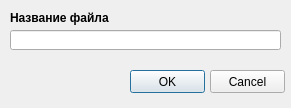
<?xml version="1.0" encoding="UTF-8"?>
<ui version="4.0">
 <class>NewFileDialog</class>
 <widget class="QDialog" name="NewFileDialog">
  <property name="windowModality">
   <enum>Qt::ApplicationModal</enum>
  </property>
  <property name="geometry">
   <rect>
    <x>0</x>
    <y>0</y>
    <width>291</width>
    <height>108</height>
   </rect>
  </property>
  <property name="minimumSize">
   <size>
    <width>291</width>
    <height>108</height>
   </size>
  </property>
  <property name="maximumSize">
   <size>
    <width>291</width>
    <height>108</height>
   </size>
  </property>
  <property name="windowTitle">
   <string>Название нового файла</string>
  </property>
  <widget class="QLineEdit" name="lineEdit">
   <property name="geometry">
    <rect>
     <x>10</x>
     <y>30</y>
     <width>271</width>
     <height>20</height>
    </rect>
   </property>
  </widget>
  <widget class="QLabel" name="label">
   <property name="geometry">
    <rect>
     <x>10</x>
     <y>10</y>
     <width>101</width>
     <height>16</height>
    </rect>
   </property>
   <property name="font">
    <font>
     <pointsize>9</pointsize>
     <weight>75</weight>
     <bold>true</bold>
    </font>
   </property>
   <property name="text">
    <string>Название файла</string>
   </property>
  </widget>
  <widget class="QPushButton" name="okButton">
   <property name="geometry">
    <rect>
     <x>130</x>
     <y>70</y>
     <width>75</width>
     <height>23</height>
    </rect>
   </property>
   <property name="text">
    <string>OK</string>
   </property>
  </widget>
  <widget class="QPushButton" name="cancelButton">
   <property name="geometry">
    <rect>
     <x>210</x>
     <y>70</y>
     <width>75</width>
     <height>23</height>
    </rect>
   </property>
   <property name="text">
    <string>Cancel</string>
   </property>
  </widget>
 </widget>
 <resources/>
 <connections>
  <connection>
   <sender>okButton</sender>
   <signal>clicked()</signal>
   <receiver>NewFileDialog</receiver>
   <slot>accept()</slot>
   <hints>
    <hint type="sourcelabel">
     <x>167</x>
     <y>81</y>
    </hint>
    <hint type="destinationlabel">
     <x>145</x>
     <y>53</y>
    </hint>
   </hints>
  </connection>
  <connection>
   <sender>cancelButton</sender>
   <signal>clicked()</signal>
   <receiver>NewFileDialog</receiver>
   <slot>reject()</slot>
   <hints>
    <hint type="sourcelabel">
     <x>247</x>
     <y>81</y>
    </hint>
    <hint type="destinationlabel">
     <x>145</x>
     <y>53</y>
    </hint>
   </hints>
  </connection>
 </connections>
</ui>
